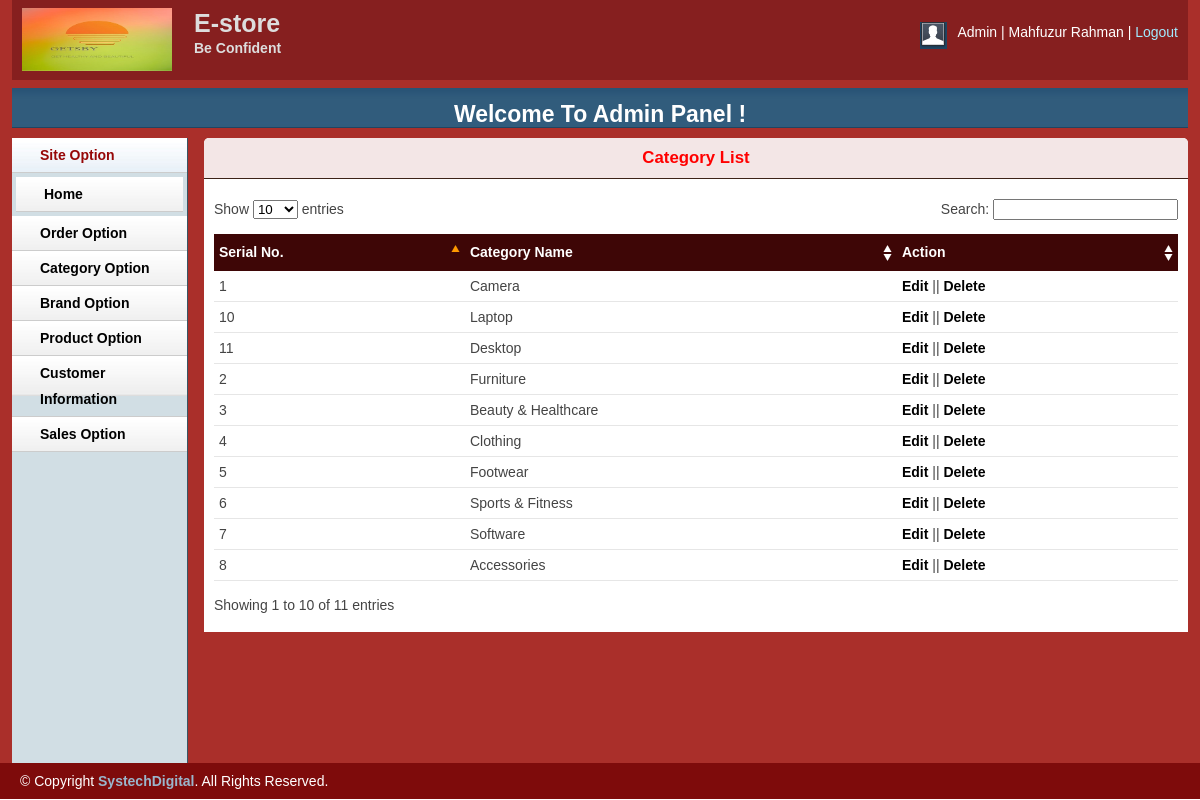
The app's page /admin/catlist.php (signed in) with its own data.
### tables this page shows
CREATE TABLE `tbl_category` (
  `catId` int(11) NOT NULL,
  `catName` varchar(255) NOT NULL
);

### library/database.php (called while the page is built, shortened)
<?php
Class Database{
    public $host   = DB_HOST;
    public $user   = DB_USER;
    public $pass   = DB_PASS;
    public $dbname = DB_NAME;
    public $link;
private function connectDB(){
    $this->link = new mysqli($this->host, $this->user, $this->pass, $this->dbname);
 }
public function select($query){
    $result = $this->link->query($query) or
    die($this->link->error.__LINE__);
    if($result->num_rows > 0){
        return $result;
    } else {
        return false;
    }
 }
}

### classes/category.php (called while the page is built, shortened)
<?php
     $filepath = realpath(dirname(__FILE__));
	 include_once ($filepath.'/../library/database.php');
?>
<?php
class Category{
	private $db;
    public function __construct(){
        $this->db=new Database();
    }
	public function getAllCat()
	{
		$query="SELECT * FROM tbl_category ORDER BY catId DESC";
		$result = $this->db->select($query);
		return $result;
	}
}
?>

### admin/catlist.php (the view, shortened to what this page needs)
<?php include 'inc/header.php';?>
<?php include 'inc/sidebar.php';?>
<?php include '../classes/category.php';?>
<?php
$cat= new Category();
?>
        <div class="grid_10">
            <div class="box round first grid">
                <h2>Category List</h2>
                <div class="block">
                    <table class="data display datatable" id="example">
					<thead>
						<tr>
							<th>Serial No.</th>
							<th>Category Name</th>
							<th>Action</th>
						</tr>
					</thead>
					<tbody>
					<?php
					$getCat = $cat->getAllCat();
					if($getCat){
						$i=0;
						while ($result = $getCat->fetch_assoc()){
							$i++;
					?>
						<tr class="odd gradeX">
							<td><?php echo $i; ?></td>
							<td><?php echo $result['catName']; ?></td>
							<td><a href="catlist.php?catid=<?php echo $result['catId']; ?>">Edit</a> ||
							<a onclick="return confirm('Are You Sure To Delete?')"
							href="?delcat=<?php echo $result['catId']; ?>">Delete</a></td>
						</tr>
						<?php } } ?>
					</tbody>
				</table>
               </div>
            </div>
        </div>
<?php include 'inc/footer.php'; ?>

### admin/css/layout.css (style rules this page uses)
body { background: #fff none repeat scroll 0 0; color: #444; font-size: 14px; padding: 0; }
a { color: #000; font-weight:bold; text-decoration: none; }
h1, h2, h3, h4, h5, h6 { line-height:1.2em; margin-bottom:.3em; }
h2 { margin-top:1em; }
.box { background:#fff; margin-bottom:20px; padding:10px 10px 10px 10px; margin-left:-8px; }
.box.grid { padding-bottom:50px; }
.box.round { -moz-border-radius: 5px 5px 0px 0px; -webkit-border-radius: 5px 5px 0px 0px; border-radius: 5px 5px 0px 0px; }
.box h2 { font-size: 1.2em; font-weight: bold; color: #F00; background: #F3E6E6; margin: -10px -10px 0 -10px; padding: 10px 12px; border-bottom: 1px solid #3C2218; -moz-border-radius: 5px 5px 0px 0px; -webkit-border-radius: 5px 5px 0px 0px; border-radius: 5px 5px 0px 0px; }
.box.first { min-height: 406px; }
.block { padding-top:20px; }
.block { padding-bottom:1px; }
table.display { margin: 0 auto; clear: both; width: 100%; }
.sorting_asc { background: #3E0606 url(../img/table/sort_asc.png) no-repeat center right; padding: 8px 5px; text-align: left; color: #fff; }
.sorting { background: #3e0606 url(../img/table/sort_both.png) no-repeat center right; padding: 8px 5px; text-align: left; color: #fff; }
tr.odd { height: 30px; line-height: 30px; border-bottom:1px solid #e6e6e6; }
tr.even { height: 30px; line-height: 30px; border-bottom:1px solid #e6e6e6; }
tr.odd td, tr.even td { padding-left:5px; }

### admin/inc/header.php (style rules this page uses)
h2 { text-align: center; color: white; }

### records on screen
tbl_category: catName "Camera"
tbl_category: catName "Furniture"
tbl_category: catName "Beauty & Healthcare"
tbl_category: catName "Clothing"
tbl_category: catName "Footwear"
tbl_category: catName "Sports & Fitness"
tbl_category: catName "Software"
tbl_category: catName "Accessories"
tbl_category: catName "Laptop"
tbl_category: catName "Desktop"

### other values on screen
Session::get('adminName') "Mahfuzur Rahman"
